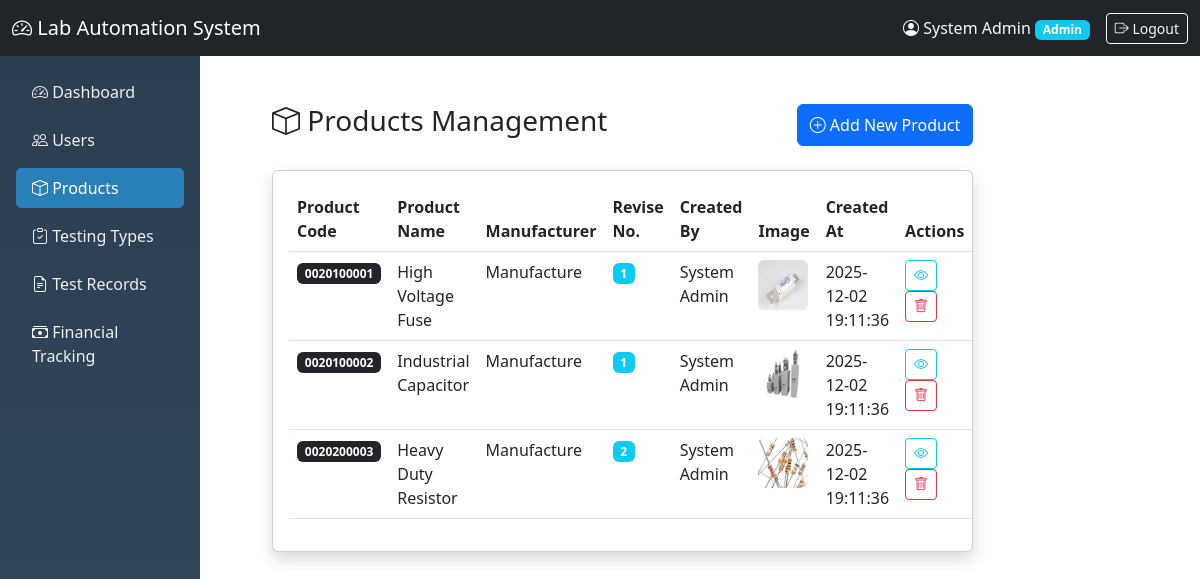
Page /backend/products.php (signed in) on the committed database.
### tables this page shows
CREATE TABLE `roles` (
  `role_id` int(11) NOT NULL,
  `role_name` varchar(50) NOT NULL,
  `description` varchar(255) DEFAULT NULL,
  `created_at` timestamp NOT NULL DEFAULT current_timestamp(),
  `updated_at` timestamp NOT NULL DEFAULT current_timestamp() ON UPDATE current_timestamp()
);

CREATE TABLE `products` (
  `product_code` varchar(10) NOT NULL,
  `product_name` varchar(100) NOT NULL,
  `product_img` varchar(255) DEFAULT NULL,
  `manufacturer_id` int(11) NOT NULL,
  `revise_number` int(11) NOT NULL,
  `created_by` int(11) DEFAULT NULL,
  `created_at` timestamp NOT NULL DEFAULT current_timestamp(),
  `updated_at` timestamp NOT NULL DEFAULT current_timestamp() ON UPDATE current_timestamp()
);

CREATE TABLE `users` (
  `user_id` int(11) NOT NULL,
  `full_name` varchar(100) NOT NULL,
  `username` varchar(100) NOT NULL,
  `password_hash` varchar(255) NOT NULL,
  `role_id` int(11) NOT NULL,
  `is_active` tinyint(1) DEFAULT 1,
  `created_at` timestamp NOT NULL DEFAULT current_timestamp(),
  `updated_at` timestamp NOT NULL DEFAULT current_timestamp() ON UPDATE current_timestamp()
);

### backend/auth_check.php (called while the page is built, shortened)
<?php
include 'db.php';
$user_role_id = $_SESSION['role_id'];
$role_query = mysqli_query($conn, "SELECT role_name FROM roles WHERE role_id = $user_role_id");
$role_row = mysqli_fetch_assoc($role_query);
$user_role = $role_row['role_name'];
?>

### backend/products.php (the view, shortened to what this page needs)
<?php
include 'db.php';
include 'auth_check.php';
?>
<!DOCTYPE html>
<html lang="en">
<head>
    <?php include 'header.php'; ?>
</head>
<body>
    <div class="container-fluid">
        <div class="row">
            <?php include 'sidebar.php'; ?>
            <div class="col-md-10">
                <div class="p-4">
                    <div class="d-flex justify-content-between mb-4">
                        <h3><i class="bi bi-box"></i> Products Management</h3>
                        <button class="btn btn-primary" data-bs-toggle="modal" data-bs-target="#addProductModal">
                            <i class="bi bi-plus-circle"></i> Add New Product
                        </button>
                    </div>
                    <div class="card shadow">
                        <div class="card-body table-responsive">
                            <table id="productsTable" class="table table-hover">
                                <thead>
                                    <tr>
                                        <th>Product Code</th>
                                        <th>Product Name</th>
                                        <th>Manufacturer</th>
                                        <th>Revise No.</th>
                                        <th>Created By</th>
                                        <th>Image</th>
                                        <th>Created At</th>
                                        <th>Actions</th>
                                    </tr>
                                </thead>
                                <tbody>
                                    <?php
                                    $result = mysqli_query($conn, "
                                        SELECT p.*, u.full_name AS manufacturer_name, uc.full_name AS creator_name
                                        FROM products p
                                        JOIN users u ON p.manufacturer_id=u.user_id
                                        LEFT JOIN users uc ON p.created_by=uc.user_id
                                        ORDER BY p.created_at DESC
                                    ");
                                    while($row=mysqli_fetch_assoc($result)){
                                        $img = $row['product_img'] ?
                                            "<img src='../{$row['product_img']}' width='50' height='50' class='rounded'>" :
                                            "<i class='bi bi-image text-muted' style='font-size:50px'></i>";
                                        echo "
                                        <tr>
                                            <td><span class='badge bg-dark'>{$row['product_code']}</span></td>
                                            <td>{$row['product_name']}</td>
                                            <td>{$row['manufacturer_name']}</td>
                                            <td><span class='badge bg-info'>{$row['revise_number']}</span></td>
                                            <td>{$row['creator_name']}</td>
                                            <td>{$img}</td>
                                            <td>{$row['created_at']}</td>
                                            <td>
                                                <button class='btn btn-sm btn-outline-info viewProductBtn'
                                                    data-code='{$row['product_code']}'
                                                    data-name='{$row['product_name']}'
                                                    data-manufacturer='{$row['manufacturer_name']}'
                                                    data-revise='{$row['revise_number']}'
                                                    data-image='{$row['product_img']}'>
                                                    <i class='bi bi-eye'></i>
                                                </button>
                                                <button class='btn btn-sm btn-outline-danger deleteProductBtn'
                                                    data-code='{$row['product_code']}'
                                                    data-name='{$row['product_name']}'>
                                                    <i class='bi bi-trash'></i>
                                                </button>
                                            </td>
                                        </tr>";
                                    }
                                    ?>
                                </tbody>
                            </table>
                        </div>
                    </div>
                </div>
            </div>
        </div>
    </div>
<?php include 'footer.php'; ?>
</body>
</html>

### backend/header.php (shortened to what this page needs)
<!DOCTYPE html>
<html lang="en">
<head>
    <link href="https://cdn.jsdelivr.net/npm/bootstrap@5.3.0/dist/css/bootstrap.min.css" rel="stylesheet">
    <link rel="stylesheet" href="https://cdn.jsdelivr.net/npm/bootstrap-icons@1.10.0/font/bootstrap-icons.css">
    <link rel="stylesheet" href="https://cdn.datatables.net/1.13.6/css/dataTables.bootstrap5.min.css">
</head>
<body>
    <nav class="navbar navbar-expand-lg navbar-dark bg-dark">
        <div class="container-fluid">
            <a class="navbar-brand" href="dashboard.php">
                <i class="bi bi-speedometer2"></i> Lab Automation System
            </a>
            <div class="d-flex align-items-center">
                <span class="text-light me-3">
                    <i class="bi bi-person-circle"></i> <?php echo $_SESSION['full_name']; ?>
                    <span class="badge bg-info"><?php echo $user_role; ?></span>
                </span>
                <a href="logout.php" class="btn btn-outline-light btn-sm">
                    <i class="bi bi-box-arrow-right"></i> Logout
                </a>
            </div>
        </div>
    </nav>
    <div class="container-fluid">
        <div class="row">
            <div class="col-md-2 px-0 sidebar">
                <div class="p-3">
                    <ul class="nav flex-column">
                        <li class="nav-item mb-2">
                            <a class="nav-link <?php echo basename($_SERVER['PHP_SELF']) == 'dashboard.php' ? 'active' : ''; ?>"
                               href="dashboard.php">
                                <i class="bi bi-speedometer2"></i> Dashboard
                            </a>
                        </li>
                        <?php if ($user_role == 'Admin'): ?>
                        <li class="nav-item mb-2">
                            <a class="nav-link <?php echo basename($_SERVER['PHP_SELF']) == 'users.php' ? 'active' : ''; ?>"
                               href="users.php">
                                <i class="bi bi-people"></i> Users
                            </a>
                        </li>
                        <?php endif; ?>
                        <?php if (in_array($user_role, ['Admin', 'Manufacturer'])): ?>
                        <li class="nav-item mb-2">
                            <a class="nav-link <?php echo basename($_SERVER['PHP_SELF']) == 'products.php' ? 'active' : ''; ?>"
                               href="products.php">
                                <i class="bi bi-box"></i> Products
                            </a>
                        </li>
                        <?php endif; ?>
                        <?php if (in_array($user_role, ['Admin', 'Manufacturer', 'CPRI'])): ?>
                        <li class="nav-item mb-2">
                            <a class="nav-link <?php echo basename($_SERVER['PHP_SELF']) == 'testing_types.php' ? 'active' : ''; ?>"
                               href="testing_types.php">
                                <i class="bi bi-clipboard-check"></i> Testing Types
                            </a>
                        </li>
                        <li class="nav-item mb-2">
                            <a class="nav-link <?php echo basename($_SERVER['PHP_SELF']) == 'test_records.php' ? 'active' : ''; ?>"
                               href="test_records.php">
                                <i class="bi bi-file-earmark-text"></i> Test Records
                            </a>
                        </li>
                        <?php endif; ?>
                        <?php if (in_array($user_role, ['Admin', 'CPRI'])): ?>
                        <li class="nav-item mb-2">
                            <a class="nav-link <?php echo basename($_SERVER['PHP_SELF']) == 'financial_tracking.php' ? 'active' : ''; ?>"
                               href="financial_tracking.php">
                                <i class="bi bi-cash-stack"></i> Financial Tracking
                            </a>
                        </li>
                        <?php endif; ?>
                    </ul>
                </div>
            </div>
            <div class="col-md-10">
                <div class="p-4">

### backend/header.php (style rules this page uses)
.sidebar { min-height: calc(100vh - 56px); background: linear-gradient(180deg, #2c3e50, #34495e); }
.nav-link { color: #ecf0f1; transition: all 0.3s; }
.nav-link.active { background-color: #2980b9; color: white; border-radius: 5px; }

### rows in the picture
roles: role_name "Admin"
products: product_code "0020100001", product_name "High Voltage Fuse", manufacturer.full_name "Manufacture", revise_number "1", created_by.full_name "System Admin", product_img (picture), created_at "2025-12-02 19:11:36"
products: product_code "0020100002", product_name "Industrial Capacitor", manufacturer.full_name "Manufacture", revise_number "1", created_by.full_name "System Admin", product_img (picture), created_at "2025-12-02 19:11:36"
products: product_code "0020200003", product_name "Heavy Duty Resistor", manufacturer.full_name "Manufacture", revise_number "2", created_by.full_name "System Admin", product_img (picture), created_at "2025-12-02 19:11:36"

### other values in the picture
$_SESSION['full_name'] "System Admin"
